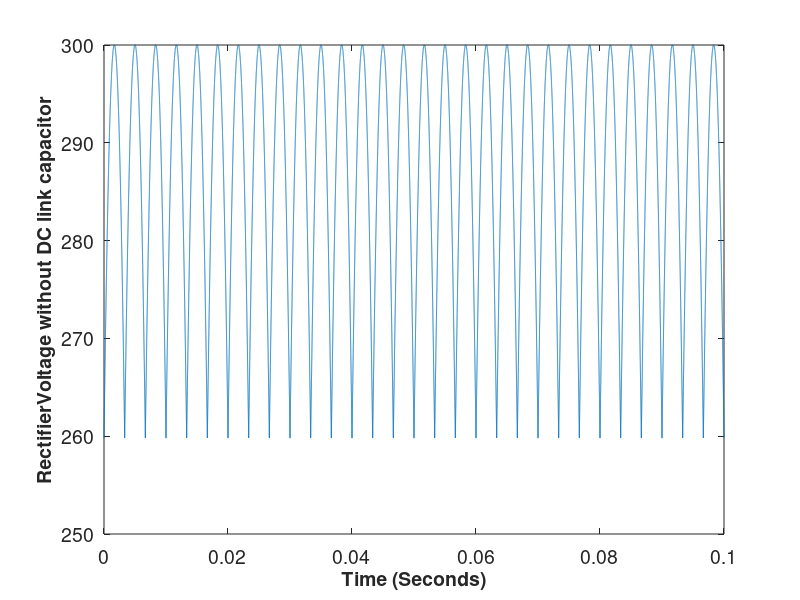
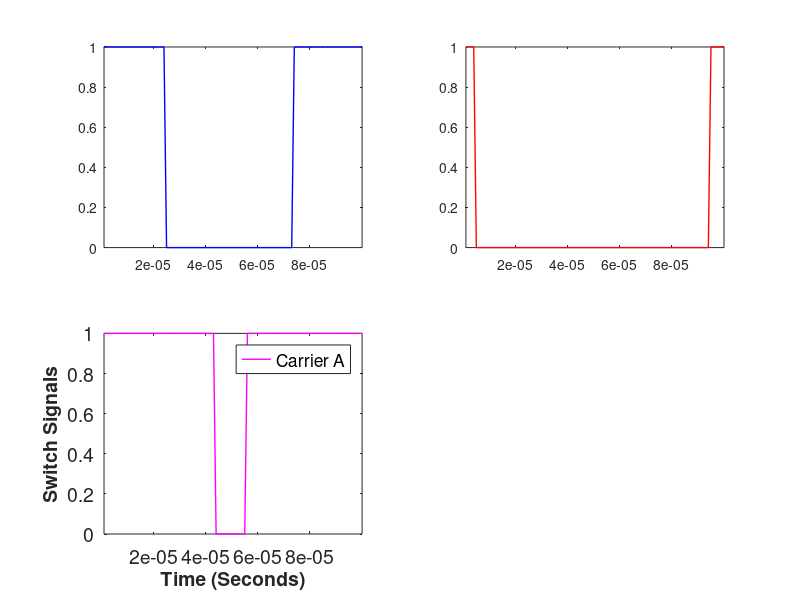

The MATLAB source for these figures, in order: (Note: this script raises an error after producing the figures.)
%% clear all variables
clc;
clear;
close all

%% Time definition
sampleTime= 1e-6;
sampleFreq=1/sampleTime;
finalTime=0.1;
time= 0: sampleTime: finalTime;
numberOfStep= length(time);
%% Input and parameters
gridFreq=50;
VoltageDC=300;
RectifierVoltage= VoltageDC* cos(mod(2*pi*gridFreq.*time,pi/3)-pi/6);

%%
figure();
plot(time,RectifierVoltage)
set(gca,'FontSize',14);
xlabel('Time (Seconds)','FontSize',14,'FontWeight','Bold')
ylabel('RectifierVoltage without DC link capacitor','FontSize',14,'FontWeight','Bold')

%% Capacitors, inductors and resistors
Cdc = 15e-6; % F
RA = 10; % Ohms
RB = 10; % Ohms
RC = 10; % Ohms
LA = 15e-3; % H
LB = 15e-3; % H
LC = 15e-3; % H
Rin = 2; % Ohms
Lin = 5e-5; % H
Rrec=0.5; % Ohms
Cdcrec = 5e-3; % F

%% Switch Signals
ma = 0.9;  % modulation index
fout = 50; % Hz
fsw = 10e3; % Hz
delta = 0; % Radians (it is phase of carrrier)
VrefA = ma*sin(2*pi*fout*time-delta);
VrefB = ma*sin(2*pi*fout*time-delta-2*pi/3);
VrefC = ma*sin(2*pi*fout*time-delta-4*pi/3);
Vcarrier = zeros(1, numberOfStep);
for k = 1:finalTime*fsw
   Triang_temp = triang(1/(sampleTime*fsw));
   Vcarrier((100*(k-1)+1:k/(sampleTime*fsw))) = (Triang_temp*2)-1;
end
SA = (VrefA > Vcarrier);
SB = (VrefB > Vcarrier);
SC = (VrefC > Vcarrier);

%%
% figure;
% hold all;
% lowSA=lowpass(double(SA),fout,sampleFreq);
% lowSB= lowpass(double(SB),fout,sampleFreq);
% lowSC= lowpass(double(SC),fout,sampleFreq);
figure;
hold all;
subplot(2,2,1);
plot(time,SA,'b-','Linewidth',1);
xlim([sampleTime 100*sampleTime])
subplot(2,2,2);
plot(time,SB,'r-','Linewidth',1);
xlim([sampleTime 100*sampleTime])
subplot(2,2,3);
plot(time,SC,'m-','Linewidth',1);
xlim([sampleTime 100*sampleTime])

set(gca,'FontSize',14);
xlabel('Time (Seconds)','FontSize',14,'FontWeight','Bold')
ylabel('Switch Signals','FontSize',14,'FontWeight','Bold')
legend({'Carrier A','Carrier-B','Carrier-C'},'Location','best');

%% state and input matrices (DX=AX+BU) ==> A 4*4 matrices B 4*1 matrices
A11 =ones(1,numberOfStep)* -((RA*LB)+(RA*LC)+(RB*LC)) / ((LA*LC)+(LB*LC)+(LA*LB));
A12 = ones(1,numberOfStep)*((RC*LB)-(RB*LC)) / ((LA*LC)+(LB*LC)+(LA*LB));
A13 = ((SA*LB)+(SA*LC)-(SB*LC)-(SC*LB)) / ((LA*LC)+(LB*LC)+(LA*LB));
A14=0* ones(1,numberOfStep);
A21 = ones(1,numberOfStep)*((RA*LB)-(RB*LA)) / ((LA*LC)+(LB*LC)+(LA*LB));
A22 = ones(1,numberOfStep)*-((RC*LA)+(RC*LB)+(RB*LA)) / ((LA*LC)+(LB*LC)+(LA*LB));
A23 = ((SC*LA)+(SC*LB)-(SA*LB)-(SB*LA)) / ((LA*LC)+(LB*LC)+(LA*LB));
A24=0* ones(1,numberOfStep);
A31 = (SB-SA) / (Cdc);
A32 = (SB-SC) / (Cdc);
A33=0* ones(1,numberOfStep);
A34 = ones(1,numberOfStep)*1 / (Cdc);
A41=0* ones(1,numberOfStep);
A42=0* ones(1,numberOfStep);
A43 = ones(1,numberOfStep)*-1 / (Lin);
A44 = ones(1,numberOfStep)*-(Rin) / (Lin);
B1=ones(1,numberOfStep)*0;
B2=ones(1,numberOfStep)*0;
B3=ones(1,numberOfStep)*0;
B4 = ones(1,numberOfStep)*1 / (Lin);

A=zeros(4,4,numberOfStep);
B=zeros(4,1,numberOfStep);
for k=1:numberOfStep
A(:,:,k)= [A11(k), A12(k), A13(k), A14(k);...
    A21(k), A22(k) ,A23(k), A24(k);...
    A31(k), A32(k), A33(k), A34(k);...
    A41(k), A42(k), A43(k), A44(k)];

B(:,:,k)=[B1(k); B2(k) ; B3(k) ; B4(k)];
    
end

%% states
states = zeros(4,1, numberOfStep); %% state 1 is phase current A ...
% state 2 is phase current C
% state 3 is DC voltage of capacitor (rectifier)
% state 4 is input current 
InputVoltage= zeros(1,k);

%% initialize previous and difference parameter of state current A,C, input and voltage DC
previusState=zeros(4,1);
differenceState=zeros(4,1);

%% Main Loop for State Calculations
for k = 2:numberOfStep
   InputVoltage(k)= (RectifierVoltage(k)/Rrec-states(4,1,k-1)...
       +InputVoltage(k-1)*Cdcrec/sampleTime)/(Cdcrec/sampleTime+1/Rrec);
   
   differenceState= A(:,:,k)*previusState+ B(:,:,k)* InputVoltage(k);
   
   states(:,:,k)= previusState+differenceState*sampleTime;
   
   previusState=states(:,:,k);
   
   
end


%% line-to-line voltages, phase currents, dc current and capacitor current

Vab=  states(3,:).* (SA-SB);
Vbc=states(3,:).* (SB-SC);
Vca =states(3,:).* (SC-SA);
currentPhaseA= states(1,:);
currentPhaseC=states(2,:);
currentPhaseB=-currentPhaseC-currentPhaseA;
currentDC= currentPhaseA.*SA+currentPhaseB.*SB+ currentPhaseC.*SC;
currentCap=states(4,:)-currentDC;
%%
toc
%%
%%
% %% Phase Currents
figure;
hold all;
plot(time,currentPhaseA,'b-','Linewidth',1);
plot(time,currentPhaseB,'r-','Linewidth',1);
plot(time,currentPhaseC,'k-','Linewidth',1);
set(gca,'FontSize',14);
xlabel('Time (Seconds)','FontSize',14,'FontWeight','Bold')
ylabel('Phase Currents (Amps)','FontSize',14,'FontWeight','Bold')
%xlim([0 40e-3]);
%ylim([-1.2 1.2]);
legend({'Phase-A','Phase-B','Phase-C'},'Location','best');
%% DC Bus Voltages
figure;
hold all;
plot(time,states(3,:),'b-','Linewidth',2);
plot(time,InputVoltage,'r-','Linewidth',2);
set(gca,'FontSize',14);
xlabel('Time (Seconds)','FontSize',14,'FontWeight','Bold')
ylabel('DC Bus Voltages (Volts)','FontSize',14,'FontWeight','Bold')
%xlim([0 40e-3]);
%ylim([-1.2 1.2]);
legend({'DC Bus','Input'},'Location','best');
%% DC Bus Currents
figure;
hold all;
subplot(2,2,1);
plot(time,currentDC,'k','Linewidth',3);
subplot(2,2,2);
plot(time,currentCap,'r-','Linewidth',2);
subplot(2,2,3);
plot(time,states(4,:),'b-','Linewidth',2);

set(gca,'FontSize',14);
xlabel('Time (Seconds)','FontSize',14,'FontWeight','Bold')
ylabel('DC Bus Currents (Amps)','FontSize',14,'FontWeight','Bold')

ylim([-10 10]);
legend({'DC current','capacitor Current'},'Location','best');
% % Verification figures


%%

